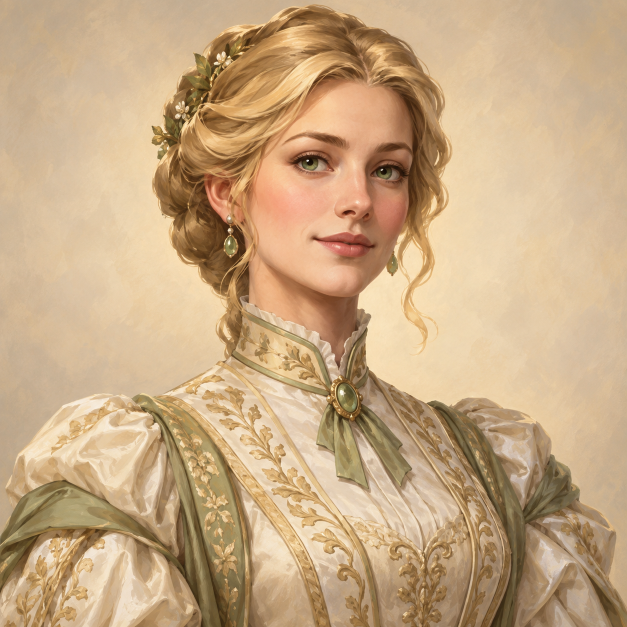
#> input picture RedPriestPath/Art/LOTM_JUSTICE_AudreyPortrait.png, 1254 x 1254 px (shown at 1/2 size); the run also reads 1 picture not shown here
$ python build_path_game_icons.py --red-source ../Art/LOTM_RESCUE_OuterGodStarMarkSource.png --perfect-source ../Art/LOTM_JUSTICE_AudreyPortrait.png
#> lines starting #> are read from the running program, lines starting #| are printed output that depends on the picture
#!/usr/bin/env python3
"""Build one-cell DXT5 project/unit/portrait atlases for both pathways."""

from __future__ import annotations

import argparse
from pathlib import Path

from PIL import Image, ImageChops, ImageFilter


ICON_SIZES = (22, 30, 32, 38, 50, 64, 70, 80, 95, 200, 256)


def transparent_mark(
    source_path: Path,
    color: tuple[int, int, int] | None,
    threshold: int = 0,
) -> Image.Image:
    source = Image.open(source_path).convert("RGB")
    red, green, blue = source.split()
    alpha = ImageChops.lighter(ImageChops.lighter(red, green), blue)
    alpha = alpha.filter(ImageFilter.UnsharpMask(radius=2, percent=180, threshold=4))
    if threshold > 0:
        alpha = alpha.point(
            lambda value: max(0, min(255, (value - threshold) * 10))
        )
    else:
        alpha = alpha.point(lambda value: 0 if value < 10 else value)
    if color is None:
        rgba = source.convert("RGBA")
    else:
        rgba = Image.new("RGBA", source.size, (*color, 255))
    rgba.putalpha(alpha)

    bounds = alpha.getbbox()
    if bounds is None:
        raise ValueError(f"source contains no visible mark: {source_path}")
    cropped = rgba.crop(bounds)
    side = max(cropped.width, cropped.height)
    square = Image.new("RGBA", (side, side), (0, 0, 0, 0))
    square.alpha_composite(
        cropped,
        ((side - cropped.width) // 2, (side - cropped.height) // 2),
    )
    return square


def render_icon(mark: Image.Image, size: int) -> Image.Image:
    # Retain an even margin so Civ VI's circular portrait masks and city-banner
    # frames do not clip the outer ring or glow.
    coverage = 0.88 if size <= 38 else 0.92
    content_size = max(1, round(size * coverage))
    resized = mark.resize((content_size, content_size), Image.Resampling.LANCZOS)
    canvas = Image.new("RGBA", (size, size), (0, 0, 0, 0))
    inset = (size - content_size) // 2
    canvas.alpha_composite(resized, (inset, inset))
    return canvas


def build_set(mark: Image.Image, art_dir: Path, prefix: str) -> None:
    for size in ICON_SIZES:
        render_icon(mark, size).save(
            art_dir / f"{prefix}GameIcon{size}.dds",
            format="DDS",
            pixel_format="DXT5",
        )


def main() -> int:
    parser = argparse.ArgumentParser()
    parser.add_argument("--red-source", type=Path, required=True)
    parser.add_argument("--perfect-source", type=Path, required=True)
    parser.add_argument(
        "--art-dir",
        type=Path,
        default=Path(__file__).resolve().parents[1] / "Art",
    )
    args = parser.parse_args()
    args.art_dir.mkdir(parents=True, exist_ok=True)

    red = transparent_mark(args.red_source, None)
#> in transparent_mark, `source = Image.open(source_path).convert("RGB")`: source: PIL image 1024x1024 RGB; every value is 255
#> in transparent_mark, `red, green, blue = source.split()`: red: PIL image 1024x1024 L; every value is 255
#> in transparent_mark, `rgba = source.convert("RGBA")`: rgba: PIL image 1024x1024 RGBA; every value is 255
#> in transparent_mark, `bounds = alpha.getbbox()`: bounds = (0, 0, 1024, 1024)
#> in transparent_mark, `square = Image.new("RGBA", (side, side), (0, 0, 0, 0))`: square: PIL image 1024x1024 RGBA; every value is 0
    perfect = transparent_mark(args.perfect_source, (255, 184, 0), threshold=205)
#> call 2 of transparent_mark, with color = (255, 184, 0), threshold = 205
#> in transparent_mark (call 2), `red, green, blue = source.split()`:
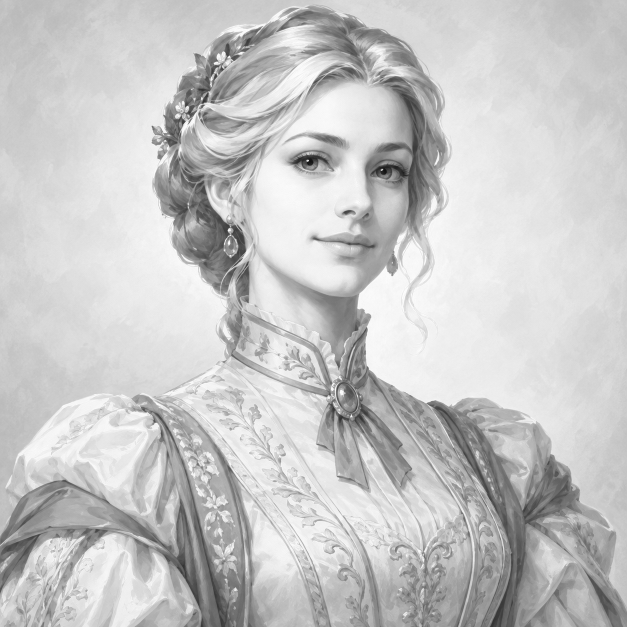
#> red: PIL image 1254x1254 L (shown at 1/2 size); min 9, max 255, mean 198.6
#> in transparent_mark (call 2), `red, green, blue = source.split()`:
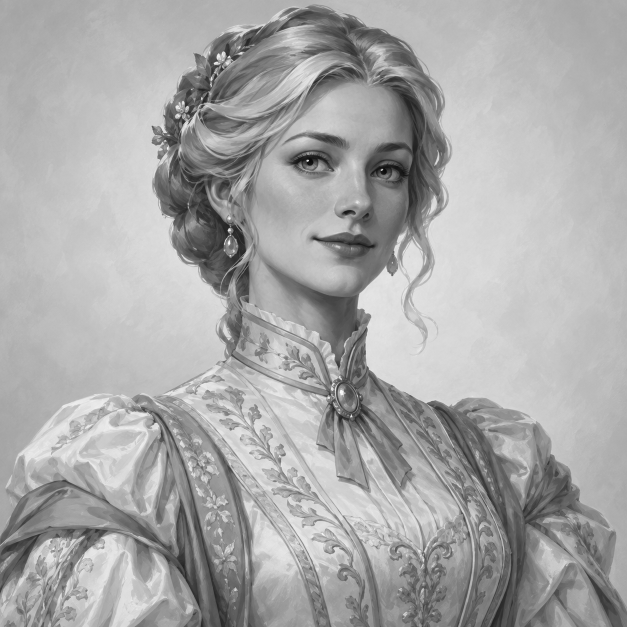
#> green: PIL image 1254x1254 L (shown at 1/2 size); min 1, max 255, mean 168.1
#> in transparent_mark (call 2), `red, green, blue = source.split()`:
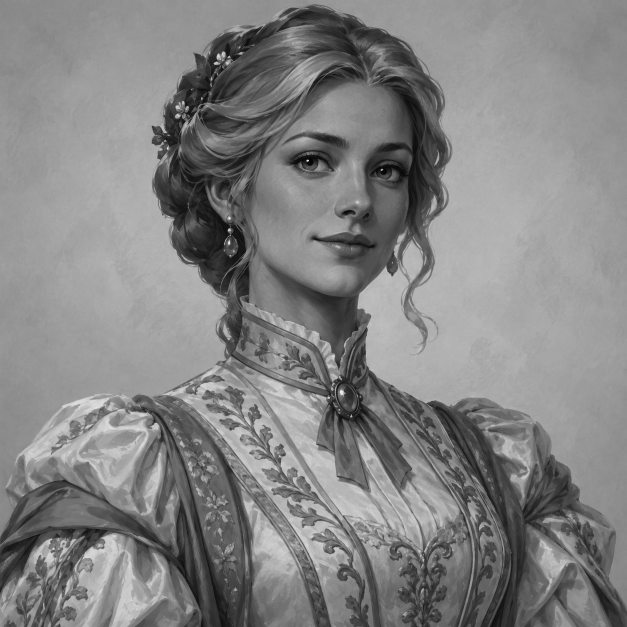
#> blue: PIL image 1254x1254 L (shown at 1/2 size); min 0, max 244, mean 130.9
#> in transparent_mark (call 2), `alpha = alpha.point( lambda value: max(0, min(255, (value - threshold)..`:
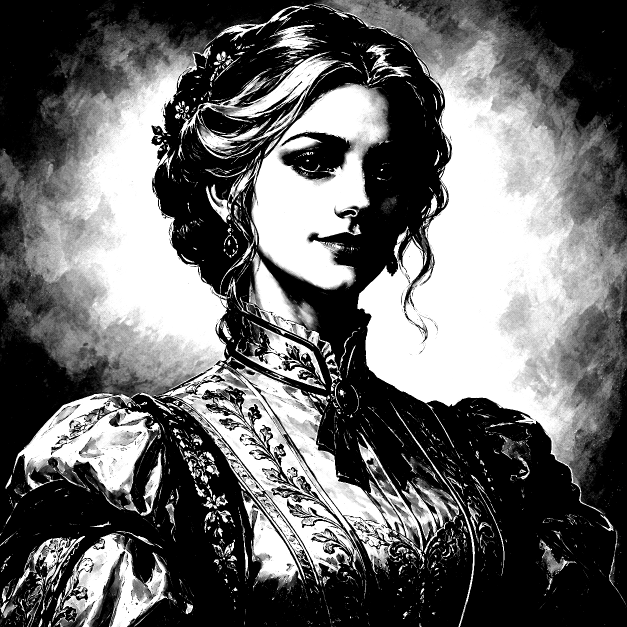
#> alpha: PIL image 1254x1254 L (shown at 1/2 size); min 0, max 255, mean 104.7
#> in transparent_mark (call 2), `rgba = Image.new("RGBA", source.size, (*color, 255))`:
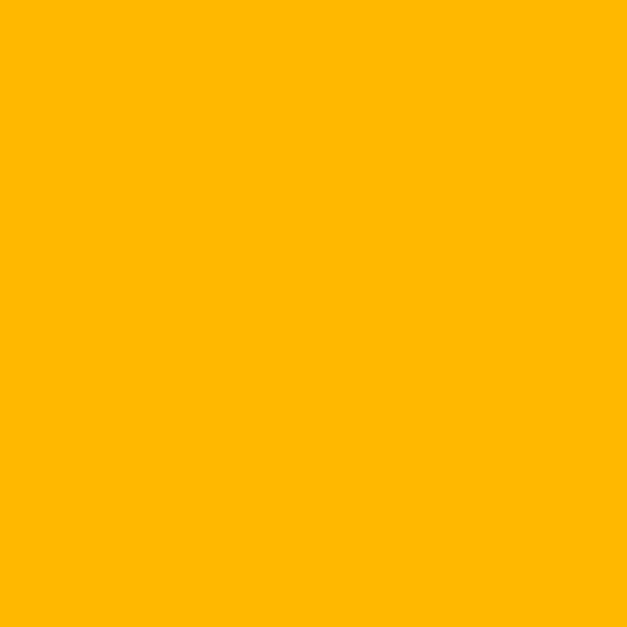
#> rgba: PIL image 1254x1254 RGBA (shown at 1/2 size); mean R, G, B, A 255, 184, 0, 255
#> in transparent_mark (call 2), `rgba.putalpha(alpha)`:
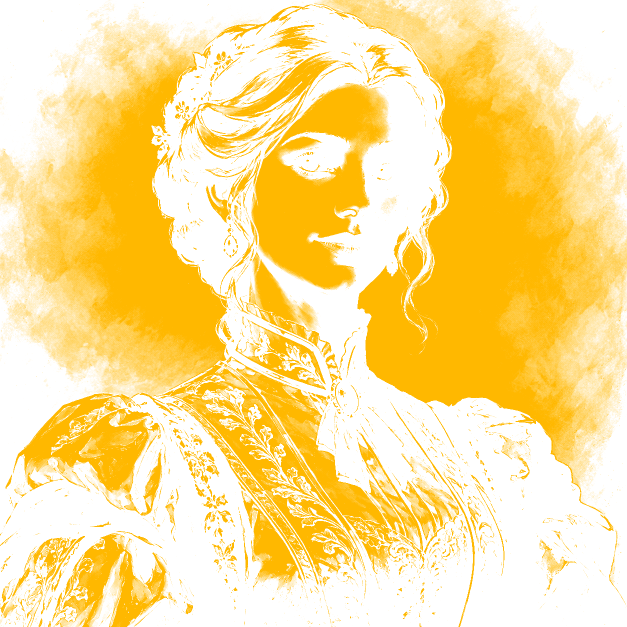
#> rgba: PIL image 1254x1254 RGBA (shown at 1/2 size); mean R, G, B, A 255, 184, 0, 104.7; transparent parts drawn white
#> in transparent_mark (call 2), `bounds = alpha.getbbox()`: bounds = (0, 0, 1254, 1254)
#> in transparent_mark (call 2), `square = Image.new("RGBA", (side, side), (0, 0, 0, 0))`: square: PIL image 1254x1254 RGBA; every value is 0
    build_set(red, args.art_dir, "LOTM_RP_RedPriest")
    build_set(perfect, args.art_dir, "LOTM_PP_Perfect")
#> the loop in build_set (call 2), `for size in ICON_SIZES:` made 11 passes
#> pass 2, in render_icon (call 13), `resized = mark.resize((content_size, content_size), Image.Resampling.L..`:
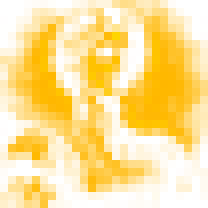
#> resized: PIL image 26x26 RGBA (shown 8 times larger); mean R, G, B, A 233.1, 167.4, 0, 104.7; transparent parts drawn white
    return 0


if __name__ == "__main__":
    raise SystemExit(main())
#> (the program exits here)
